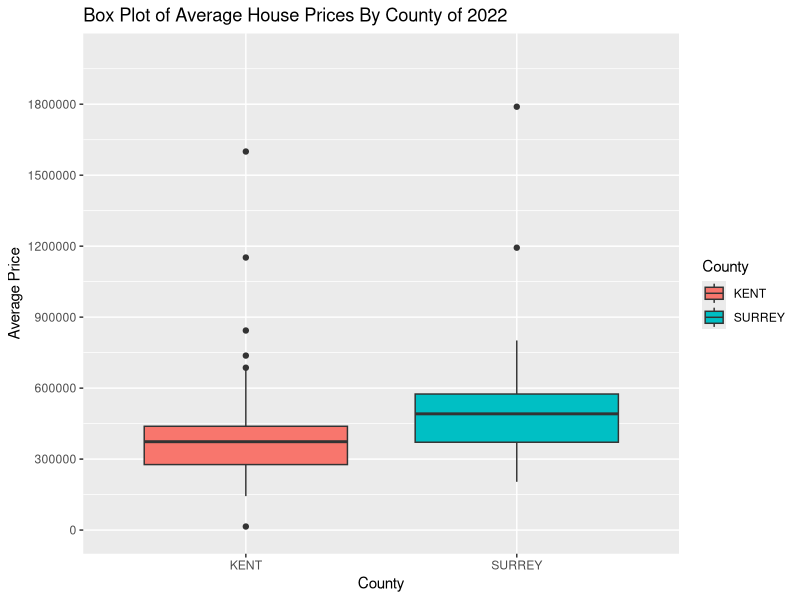
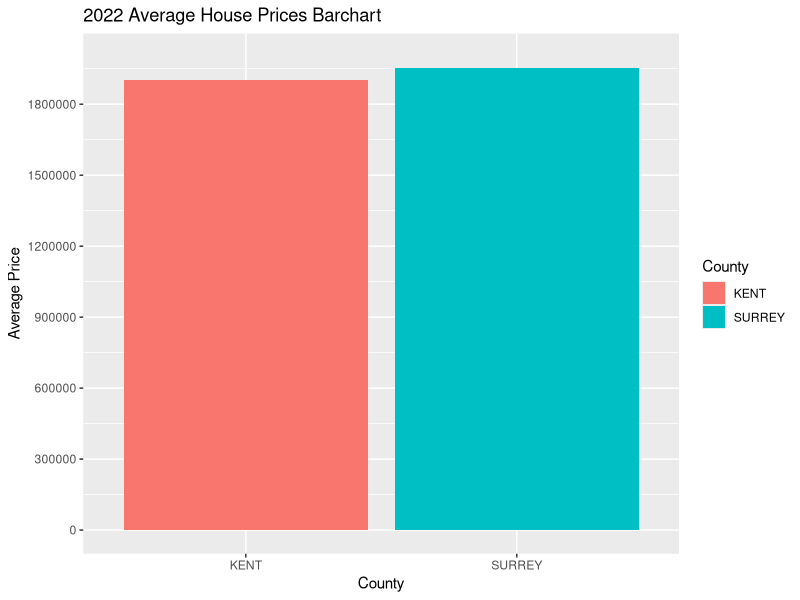
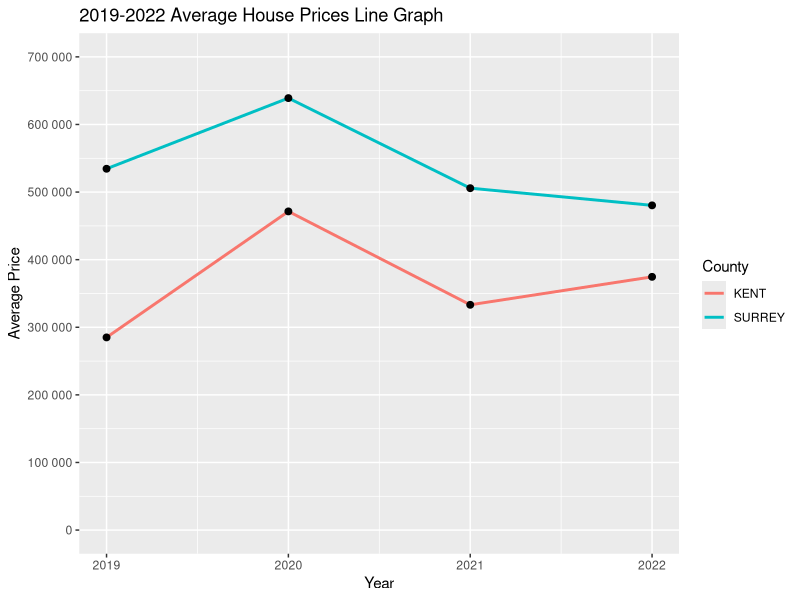

R code for these plots, in order:


library(tidyverse)
library(dplyr)
library(lubridate)
library(ggplot2)
library("scales")
setwd("/Users/emil/Desktop/Emil_datascience")

#importing the cleaned house prices
cleaned_houseprices= read_csv('Cleaned Data/Cleaned House Prices.csv') 

#-----------2022 House Price Box plot-----------#
#✅

#grouping the cleaned house prices by county, 
#towns, DOT and showing the average price for each group
Grouped_houseprice = cleaned_houseprices%>% 
  group_by(`Town/City`,District,County,`Date of Transfer`) %>% 
  summarise(`Average Price`= mean(Price)) %>% 
  ungroup(`Town/City`,District,County,`Date of Transfer`) 

# box plot to visualize average house prices in Kent and Surrey in 2022
Grouped_houseprice %>% 
  filter(`Date of Transfer`==2022) %>% #filtering to show only houseprice data of 2022
  group_by(County) %>% #grouping by county since we are comparing counties only
  ggplot(aes(x = County, y = `Average Price`, fill=County)) + #setting x-axis and y-axis values
  scale_y_continuous(limits=c(0,2000000), breaks = seq(0,2000000,300000))+ #setting limits and breaks
  geom_boxplot() + #specifying the type of plot we need
  labs(title="Box Plot of Average House Prices By County of 2022") #setting label for the chart


#-----------2022 Average House Price Bar Chart-----------#
#✅
#creating bar chart to visualize average house prices in kent and surrey
Grouped_houseprice %>% 
  filter(`Date of Transfer`==2022) %>% #filtering to show only houseprice data of 2022
  group_by(County) %>% #grouping by county since we are comparing counties only
  ggplot(aes(x = County, y = `Average Price`, fill= County)) + #defining x-axis and y-axis values
  geom_bar(stat = "identity") + #using average prices as heigh of the bar
  scale_y_continuous(limits=c(0,2000000), breaks = seq(0,2000000,300000))+ #setting limits and breaks
  labs(title = "2022 Average House Prices Barchart") 



#-----------2019-2022 Average House Line Graph-----------#

#grouping the cleaned house prices by county and year and showing the average price for each group
Grouped_houseprice2 = cleaned_houseprices%>% 
  group_by(County,`Date of Transfer`) %>% 
  summarise(`Average Price`= mean(Price)) 

#creating line graph of average house prices from 2021-2022
Grouped_houseprice2 %>%
  filter(`Date of Transfer`==2019 | `Date of Transfer`==2020 | `Date of Transfer`==2021 |`Date of Transfer`==2022) %>% #filtering to show only houseprice data of 2019,2020,2021,2022
  group_by(County, `Date of Transfer`) %>%  #grouping by county and date of transfer since we are comparing prices of counties year after year
  ggplot( aes(x = `Date of Transfer`, y = `Average Price`, group = County, color = County)) + #defining x-axis and y-axis values and colors of line
  geom_line(linewidth = 1) + #defining line width 
  geom_point(size = 2, color = "black") + #defining point size and color
  scale_y_continuous(limits=c(0,700000), breaks = seq(0,700000,100000), labels = label_number()) + #defining limits, breaks and setting label as number instead of sceintifc notation
  labs(title = "2019-2022 Average House Prices Line Graph", #defining labels 
       x = "Year",
       y = "Average Price") 





